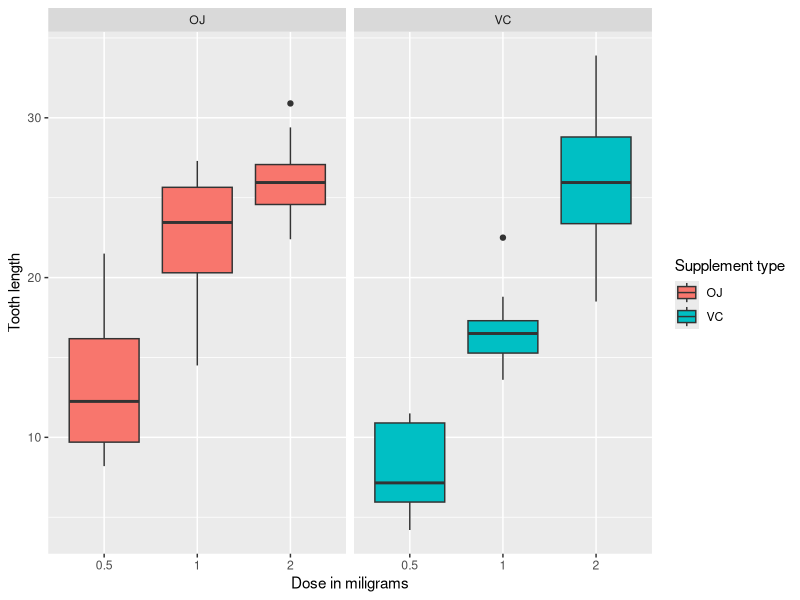

The R script that drew this image:
## ---- chunk 1
library(datasets)
library(ggplot2)
ggplot(data=ToothGrowth, aes(x=as.factor(dose), y=len, fill=supp)) +
  geom_boxplot() +
  facet_grid(. ~ supp) +
  xlab("Dose in miligrams") +
  ylab("Tooth length") +
  guides(fill=guide_legend(title="Supplement type"))
## ---- chunk 2
library(dplyr)
ToothGrowth %>%
  group_by(supp,dose) %>%
  summarise(Q25th_len = quantile(len,0.25),
            Q50th_len = quantile(len,0.5),
            Q75th_len = quantile(len,0.75),
            avg_len = mean(len),            
            sd_len = sd(len)) -> data
data
## ---- chunk 3
tests = list()
dose = c(0.5,1,2)
for (d in dose) {
  ojd = ToothGrowth$len[ToothGrowth$dose == d & ToothGrowth$supp == "OJ"]
  vcd = ToothGrowth$len[ToothGrowth$dose == d & ToothGrowth$supp == "VC"]
  t <- t.test(ojd, vcd)
  id <- paste0("OJ","-", "VC",",",d)
  tests <- rbind(tests, list(id=id, p.value=t$p.value, conf.lo=t$conf.int[1], conf.hi=t$conf.int[2]))
}
tests
